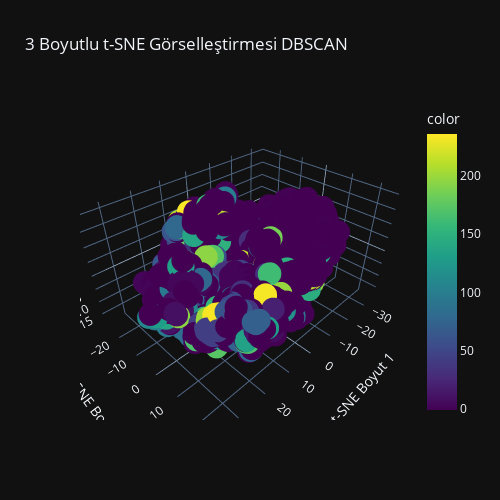

Notebook code cell kept with this figure:
### Code cell
# DataFrame
df_tsne = pd.DataFrame({
    'tsne1': X_tsne[:, 0],
    'tsne2': X_tsne[:, 1],
    'tsne3': X_tsne[:, 2],
    'label': y_train
})

# Etkileşimli 3B scatter plot
fig = px.scatter_3d(df_tsne, x='tsne1', y='tsne2', z='tsne3',
                    color=clusters,
                    title='3 Boyutlu t-SNE Görselleştirmesi DBSCAN',
                    labels={'tsne1': 't-SNE Boyut 1',
                            'tsne2': 't-SNE Boyut 2',
                            'tsne3': 't-SNE Boyut 3'},
                    color_continuous_scale='viridis')

fig.update_layout(
    width=500,  # piksel cinsinden genişlik
    height=500, # piksel cinsinden yükseklik
    autosize=False  # otomatik boyutlandırmayı kapat
)


fig.write_image("3d_tsne_gorseli_dbscan.png")

fig.show()

### Figure 1 — Plotly figure (JSON) as saved in the notebook; plotly's stock layout.template omitted (floating-point values rounded to 4 significant figures; data arrays with more than 128 entries replaced by an {"elided": "..."} marker saying what was removed)
{"data": [{"hovertemplate": "t-SNE Boyut 1=%{x}<br>t-SNE Boyut 2=%{y}<br>t-SNE Boyut 3=%{z}<br>color=%{marker.color}<extra></extra>", "legendgroup": "", "marker": {"color": {"elided": "6348 int values"}, "coloraxis": "coloraxis", "symbol": "circle"}, "mode": "markers", "name": "", "scene": "scene", "showlegend": false, "x": {"elided": "6348 float values"}, "y": {"elided": "6348 float values"}, "z": {"elided": "6348 float values"}, "type": "scatter3d"}], "layout": {"scene": {"domain": {"x": [0.0, 1.0], "y": [0.0, 1.0]}, "xaxis": {"title": {"text": "t-SNE Boyut 1"}}, "yaxis": {"title": {"text": "t-SNE Boyut 2"}}, "zaxis": {"title": {"text": "t-SNE Boyut 3"}}}, "coloraxis": {"colorbar": {"title": {"text": "color"}}, "colorscale": [[0.0, "#440154"], [0.1111, "#482878"], [0.2222, "#3e4989"], [0.3333, "#31688e"], [0.4444, "#26828e"], [0.5556, "#1f9e89"], [0.6667, "#35b779"], [0.7778, "#6ece58"], [0.8889, "#b5de2b"], [1.0, "#fde725"]]}, "legend": {"tracegroupgap": 0}, "title": {"text": "3 Boyutlu t-SNE Görselleştirmesi DBSCAN"}, "width": 500, "height": 500, "autosize": false}}
